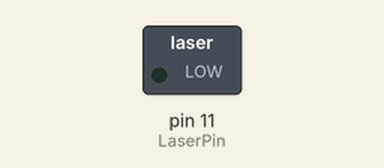
Recording of a program running on a simulated Raspberry Pi (header pin numbers). Parts: switched loads named in the program (green lamp = pin HIGH). Dashed ring = blinking. What the program prints to the terminal is not drawn.

Above: at 0.2 s.
Timing chart, 0 to 3.0 s (numbered marks = the images above):
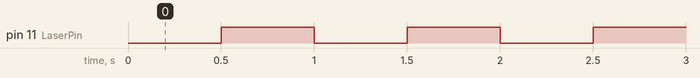

The program:

09_laser.py
```python
#!/usr/bin/env python

import RPi.GPIO as GPIO
import time

LaserPin = 11    # pin11

def setup():
	GPIO.setwarnings(False)
	GPIO.setmode(GPIO.BOARD)         # Numbers pins by physical location
	GPIO.setup(LaserPin, GPIO.OUT)   # Set pin mode as output
	GPIO.output(LaserPin, GPIO.HIGH) # Set pin to high(+3.3V) to off the laser

def loop():
	while True:
		GPIO.output(LaserPin, GPIO.LOW)  # led on
		print '...OFF'
		time.sleep(0.5)

		GPIO.output(LaserPin, GPIO.HIGH) # led off
		print 'ON...'
		time.sleep(0.5)

def destroy():
	GPIO.output(LaserPin, GPIO.HIGH)   # led off
	GPIO.cleanup()                     # Release resource

if __name__ == '__main__':     # Program start from here
	setup()
	try:
		loop()
	except KeyboardInterrupt:  # When 'Ctrl+C' is pressed, the child program destroy() will be  executed.
		destroy()
```

Measured:
- by itself, pin 11 (LaserPin): alternates HIGH for 0.50 s and LOW for 0.50 s
